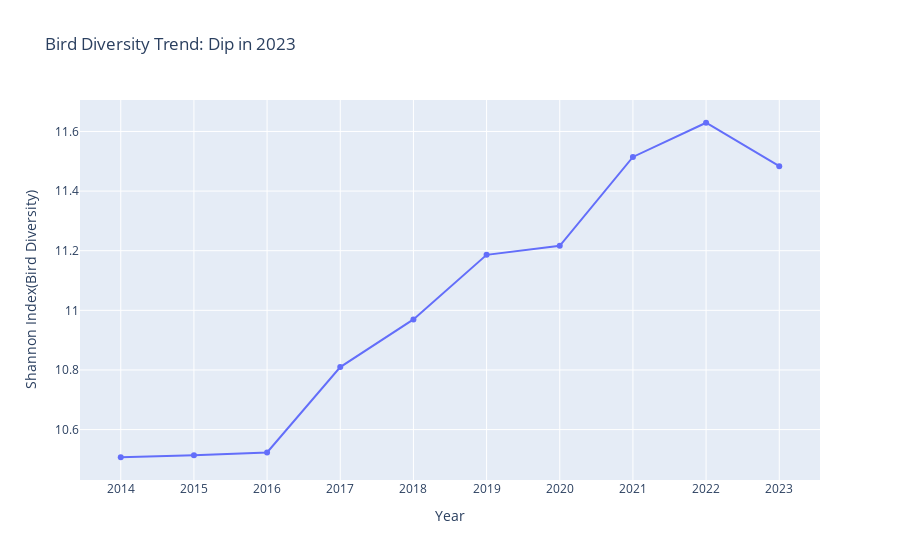

The cell this chart's notebook holds for it:
### Code cell
#viz_df = viz_df[(viz_df["OBSERVATION YEAR"] >= 2019) & (viz_df["OBSERVATION YEAR"] <= 2023)] 
fig = px.line(viz_df.sort_values(by="OBSERVATION YEAR"), x='OBSERVATION YEAR', y='shannon_index',
             title='Bird Diversity Trend: Dip in 2023',
             labels={'OBSERVATION YEAR': 'Year', 'shannon_index': 'Shannon Index(Bird Diversity)'},markers=True)
fig.update_layout(xaxis=dict(tickmode='linear', dtick=1))
fig.show()

### Figure 1 — Plotly figure (JSON) as saved in the notebook; plotly's stock layout.template omitted (floating-point values rounded to 4 significant figures)
{"data": [{"hovertemplate": "Year=%{x}<br>Shannon Index(Bird Diversity)=%{y}<extra></extra>", "legendgroup": "", "line": {"color": "#636efa", "dash": "solid"}, "marker": {"symbol": "circle"}, "mode": "markers+lines", "name": "", "orientation": "v", "showlegend": false, "type": "scatter", "x": [2014, 2015, 2016, 2017, 2018, 2019, 2020, 2021, 2022, 2023], "xaxis": "x", "y": [10.51, 10.51, 10.52, 10.81, 10.97, 11.19, 11.22, 11.51, 11.63, 11.48], "yaxis": "y"}], "layout": {"legend": {"tracegroupgap": 0}, "title": {"text": "Bird Diversity Trend: Dip in 2023"}, "xaxis": {"anchor": "y", "domain": [0, 1], "dtick": 1, "tickmode": "linear", "title": {"text": "Year"}}, "yaxis": {"anchor": "x", "domain": [0, 1], "title": {"text": "Shannon Index(Bird Diversity)"}}}}
